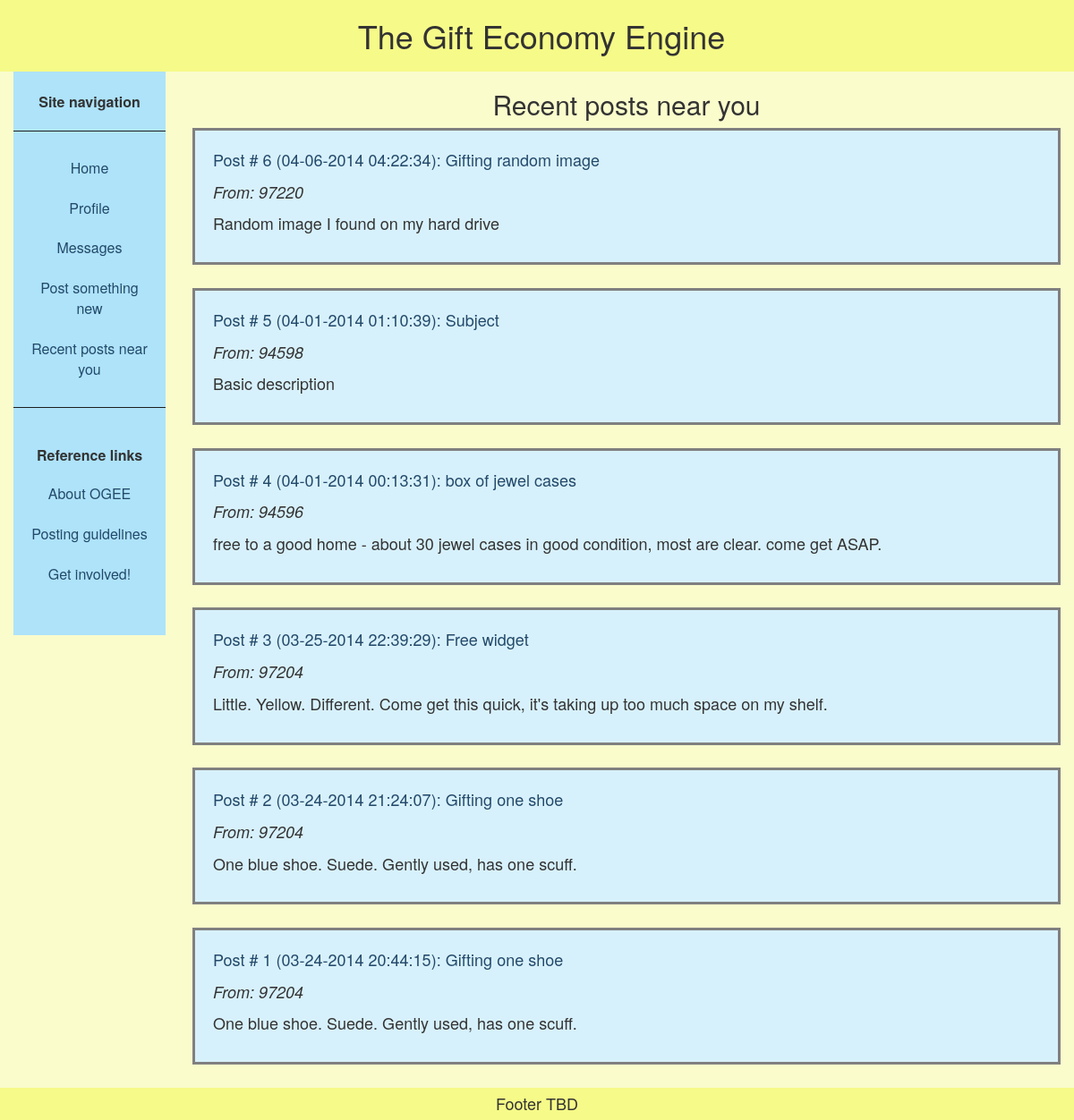
Page /recent on the committed database.
### model.py (models this page shows)
class Post(Base):
	__tablename__ = "listings"
	id = Column(Integer, primary_key = True)
	ownerId = Column(Integer, ForeignKey('users.id'))
	timeStamp = Column(Integer)
	zipcode = Column(String(15), nullable=True)
	role = Column(String(16))
	shortSummary = Column(String(30))
	longDescription = Column(String(300))
	pictureId = Column(Integer)
	isASAP = Column(Integer)
	canWeekdays = Column(Integer)
	canEvenings = Column(Integer)
	canWeekends = Column(Integer)
	canTravel = Column(Integer)
	canMeet = Column(Integer)
	busLines = Column(String(64), nullable=True)  # two splits - ",", whitespace? or regex both
	offerExtendedTo = Column(Integer)
	author = relationship("User", backref=backref("listings", order_by=id))
	def time_string(instance_of_class):
		dateObject = time.localtime(instance_of_class.timeStamp)
		return time.strftime('%m-%d-%Y %H:%M:%S', dateObject)

### app.py (the view)
@app.route("/recent")
def global_get_posts():
	last_ten = model.getLastTenPosts()
	return render_template("recent.html", last_ten=last_ten)

### model.py (called while the page is built)
def getLastTenPosts():
	last_ten = session.query(Post).order_by(Post.id.desc()).limit(10)
	return last_ten

### templates/recent.html
{% extends 'master2.html' %}
{% block body %}
<h2>Recent posts near you</h2>
	{% for post in last_ten %}
	<div class="left-align">
		<div class="post">
			<p><a href="/posts/{{ post.id }}">Post # {{ post.id }} ({{ post.time_string() }}): {{ post.shortSummary }}</a></p>
			<p><em>From: {{ post.zipcode }} </em></p>
			<p>{{ post.longDescription }}</p>
		</div><br>
	</div>
	{% endfor %}
{% endblock %}

### static/css/main.css (style rules this page uses)
body { background-color: #FAFCCC; text-align:center; font-size:16px; }
.left-align { text-align:left; }
.post { border:3px solid gray; background-color:#D7F1FC; padding: 20px; }

### rows in the picture
Post: id "6", time_string "04-06-2014 04:22:34", shortSummary "Gifting random image", zipcode "97220", longDescription "Random image I found on my hard drive"
Post: id "5", time_string "04-01-2014 01:10:39", shortSummary "Subject", zipcode "94598", longDescription "Basic description"
Post: id "4", time_string "04-01-2014 00:13:31", shortSummary "box of jewel cases", zipcode "94596", longDescription "free to a good home - about 30 jewel cases in good condition, most are clear. come get ASAP."
Post: id "3", time_string "03-25-2014 22:39:29", shortSummary "Free widget", zipcode "97204", longDescription "Little. Yellow. Different. Come get this quick, it's taking up too much space on my shelf."
Post: id "2", time_string "03-24-2014 21:24:07", shortSummary "Gifting one shoe", zipcode "97204", longDescription "One blue shoe. Suede. Gently used, has one scuff."
Post: id "1", time_string "03-24-2014 20:44:15", shortSummary "Gifting one shoe", zipcode "97204", longDescription "One blue shoe. Suede. Gently used, has one scuff."
